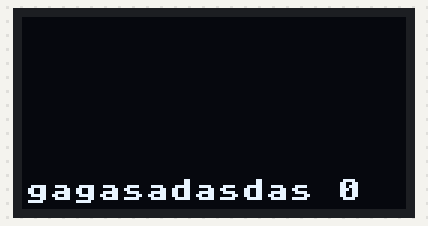
A program run on a simulated Raspberry Pi Pico running MicroPython. Parts: 128×64 one-colour display.

Above: at 0.2 s.
At 2.4 s:
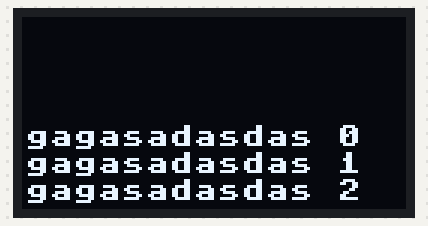
At 4.7 s:
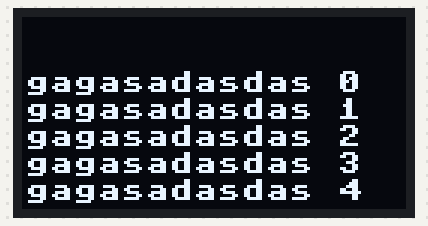
At 9.2 s:
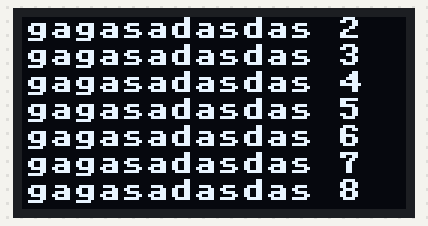
At 19.4 s:
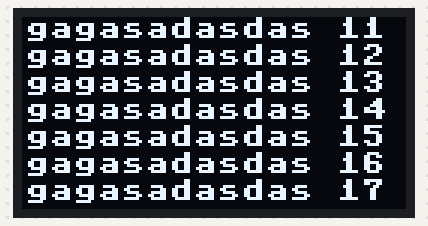
At 38.6 s:
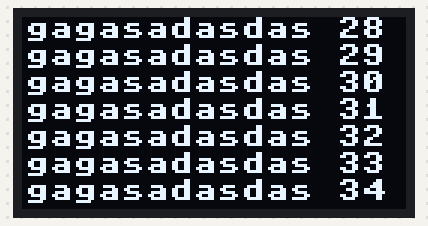

The program:

oled_1_3.py
```python
# inspiriert von https://www.waveshare.com/wiki/Pico-OLED-1.3

from machine import Pin, SPI
import framebuf
import time
import micropython

_DC = micropython.const(8)
_RST = micropython.const(12)
_MOSI = micropython.const(11)
_SCK = micropython.const(10)
_CS = micropython.const(9)


class OLED_1inch3(framebuf.FrameBuffer):
    def __init__(self):
        self._width = micropython.const(128)
        self._height = micropython.const(64)
        self._cs = Pin(_CS, Pin.OUT)
        self._rst = Pin(_RST, Pin.OUT)
        self._cs(1)
        self._spi = SPI(1)
        self._spi = SPI(1, 2000_000)
        self._spi = SPI(
            1, 20000_000, polarity=0, phase=0, sck=Pin(_SCK), mosi=Pin(_MOSI), miso=None
        )
        self._dc = Pin(_DC, Pin.OUT)
        self._dc(1)
        self._buffer = bytearray(self._height * self._width // 8)
        super().__init__(self._buffer, self._width, self._height, framebuf.MONO_HMSB)
        self.init_display()

        self._white = micropython.const(0xFFFF)
        self._balck = micropython.const(0x0000)

    def write_cmd(self, cmd):
        self._cs(1)
        self._dc(0)
        self._cs(0)
        self._spi.write(bytearray([cmd]))
        self._cs(1)

    def write_data(self, buf):
        self._cs(1)
        self._dc(1)
        self._cs(0)
        self._spi.write(bytearray([buf]))
        self._cs(1)

    def init_display(self):
        """Initialize display"""
        self._rst(1)
        time.sleep(0.001)
        self._rst(0)
        time.sleep(0.01)
        self._rst(1)
        self.write_cmd(0xAE)  # turn off OLED display
        self.write_cmd(0x00)  # set lower column address
        self.write_cmd(0x10)  # set higher column address
        self.write_cmd(0xB0)  # set page address
        self.write_cmd(0xDC)  # set display start line
        self.write_cmd(0x00)
        self.write_cmd(0x81)  # contract control
        self.write_cmd(0x6F)  # 128
        self.write_cmd(0x21)  # Set Memory addressing mode (0x20/0x21) #
        self.write_cmd(0xA0)  # set segment remap
        self.write_cmd(0xC0)  # Com scan direction
        self.write_cmd(0xA4)  # Disable Entire Display On (0xA4/0xA5)
        self.write_cmd(0xA6)  # normal / reverse
        self.write_cmd(0xA8)  # multiplex ratio
        self.write_cmd(0x3F)  # duty = 1/64
        self.write_cmd(0xD3)  # set display offset
        self.write_cmd(0x60)
        self.write_cmd(0xD5)  # set osc division
        self.write_cmd(0x41)
        self.write_cmd(0xD9)  # set pre-charge period
        self.write_cmd(0x22)
        self.write_cmd(0xDB)  # set vcomh
        self.write_cmd(0x35)
        self.write_cmd(0xAD)  # set charge pump enable
        self.write_cmd(0x8A)  # Set DC-DC enable (a=0:disable; a=1:enable)
        self.write_cmd(0xAF)

    def show(self):
        self.write_cmd(0xB0)
        for page in range(0, 64):
            self.column = 63 - page
            self.write_cmd(0x00 + (self.column & 0x0F))
            self.write_cmd(0x10 + (self.column >> 4))
            for num in range(0, 16):
                self.write_data(self._buffer[page * 16 + num])


class OLED:  # zeilenweise rein schreiben und darstellen
    def __init__(self):
        self._OLED = OLED_1inch3()
        self._linienhoehe = micropython.const(9)
        self._display_strings = []
        self._totalwith = micropython.const(128)
        self._totalhigh = micropython.const(64)
        self._lines = micropython.const(self._totalhigh // self._linienhoehe)
        self._chars = micropython.const(self._totalwith // 8 - 1)
        self._progress = 0.0

    def printe(self, string="test"):
        self._display_strings.insert(0, string[: self._chars])
        if len(self._display_strings) > self._lines:
            self._display_strings.pop()
        self._show()

    def progress(self, progress=0.5):  # progress bar 0.0 ... 1.0
        self._progress = progress
        self._show()

    def _show(self):
        self._OLED.fill(0x0000)
        line = self._lines - 1
        for string in self._display_strings:
            self._OLED.text(string, 1, line * self._linienhoehe, self._OLED._white)
            line -= 1
        # self._OLED.rect(0,0,128,64,self._OLED.white)
        # self._OLED.line(0,0,65,64,self._OLED.white)
        # self._OLED.text('o',121,58,self._OLED.white)
        # self._OLED.line(127,0,127,63,self._OLED.white)
        bar = int(self._progress * (self._totalwith))
        bar = max(bar, 0)
        bar = min(bar, self._totalwith)
        if bar > 0:
            self._OLED.line(
                0, self._totalhigh - 1, bar, self._totalhigh - 1, self._OLED._white
            )
        self._OLED.show()


if __name__ == "__main__":
    oled_peter = OLED()
    counter = 0
    while True:
        oled_peter.printe("gagasadasdas %d" % counter)
        time.sleep(1)
        counter += 1
```

Measured:
- what the display in image 0 shows lasts 1.2 s, from 0.1 s to 1.3 s
- what the display in image 4 shows lasts 1.1 s, from 19.3 s to 20.4 s
